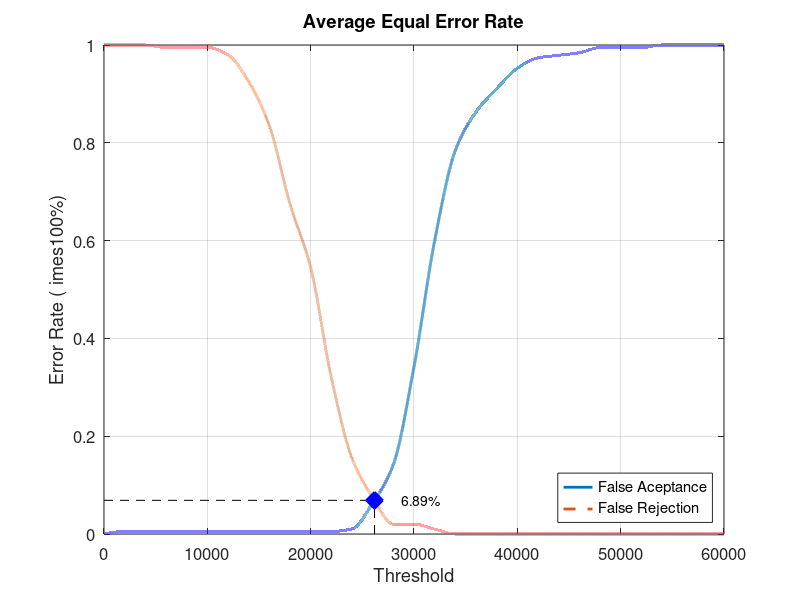
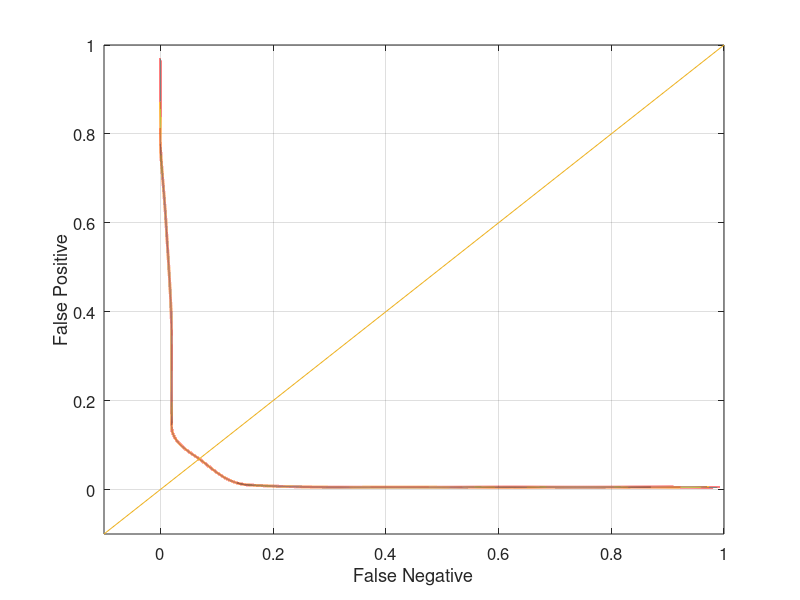

The MATLAB script that drew these images, in order:
close all;
clear;
clc;
x = 0:2000:60000;
xq = 0:0.5:60000;

y0 = [0 0.00526316 0.00526316 0.00526316 0.00526316 0.00526316 0.00526316 0.00526316 0.00526316 0.00526316 0.00526316 0.00526316 0.0105263 0.0631579 0.142105 0.342105 0.6 0.784211 0.863158 0.910526 0.952632 0.973684 0.978947 0.984211 0.994737 0.994737 0.994737 1 1 1 1]
yy0 = interp1(x, y0, xq, 'pchip');
y1 = [1 1 1 0.995 0.995 0.995 0.98 0.925 0.835 0.675 0.545 0.32 0.155 0.075 0.02 0.02 0.01 0 0 0 0 0 0 0 0 0 0 0 0 0 0]
yy1 = interp1(x, y1, xq, 'pchip');

% Calculating EER: 
y2 = abs(y0 - y1);
find(y2 == min(y2))
yy2 = abs(yy0 - yy1);
xEER = find(yy2 == min(yy2));
xEERIndex = xq(xEER) % X-axis EER
yEER = yy0(xEER) % Y-axis EER

main = figure
plot(xq, yy0,'-','LineWidth', 2);	hold on
plot(xq, yy1,'--','LineWidth', 2);	hold on
plot([xEERIndex xEERIndex], [0 yEER], 'k--');	hold on
plot([0 xEERIndex], [yEER yEER], 'k--');	hold on
plot(xEERIndex, yEER, 'bx', 'LineWidth', 10);	hold on
text(xEERIndex + 10 * xEERIndex / 100, yEER, [num2str(round((10000 * yEER)) / 100) '%'])
legend('False Aceptance', 'False Rejection', 'Location', 'SouthEast')
xlabel('Threshold')
ylabel('Error Rate (	imes100%)')
title('Average Equal Error Rate')
set(gca, 'FontSize', 12)
axis([0 60000 0 1])
grid on

print(main, 'Database2_3Main', '-dpng');
FNRxFPR = figure('Color', [1 1 1]);
plot(yy1, yy0, '-', yy1, yy0, 'LineWidth', 2);
hold on
y = -0.1:0.1:1
plot(y, y); 
set(gca, 'FontSize', 12)
xlabel('False Negative')
ylabel('False Positive')
axis([-0.1 1 -0.1 1])
set(gca, 'FontSize', 12)
grid on

print(FNRxFPR, 'Database2_3FNRxFPR','-dpng');
